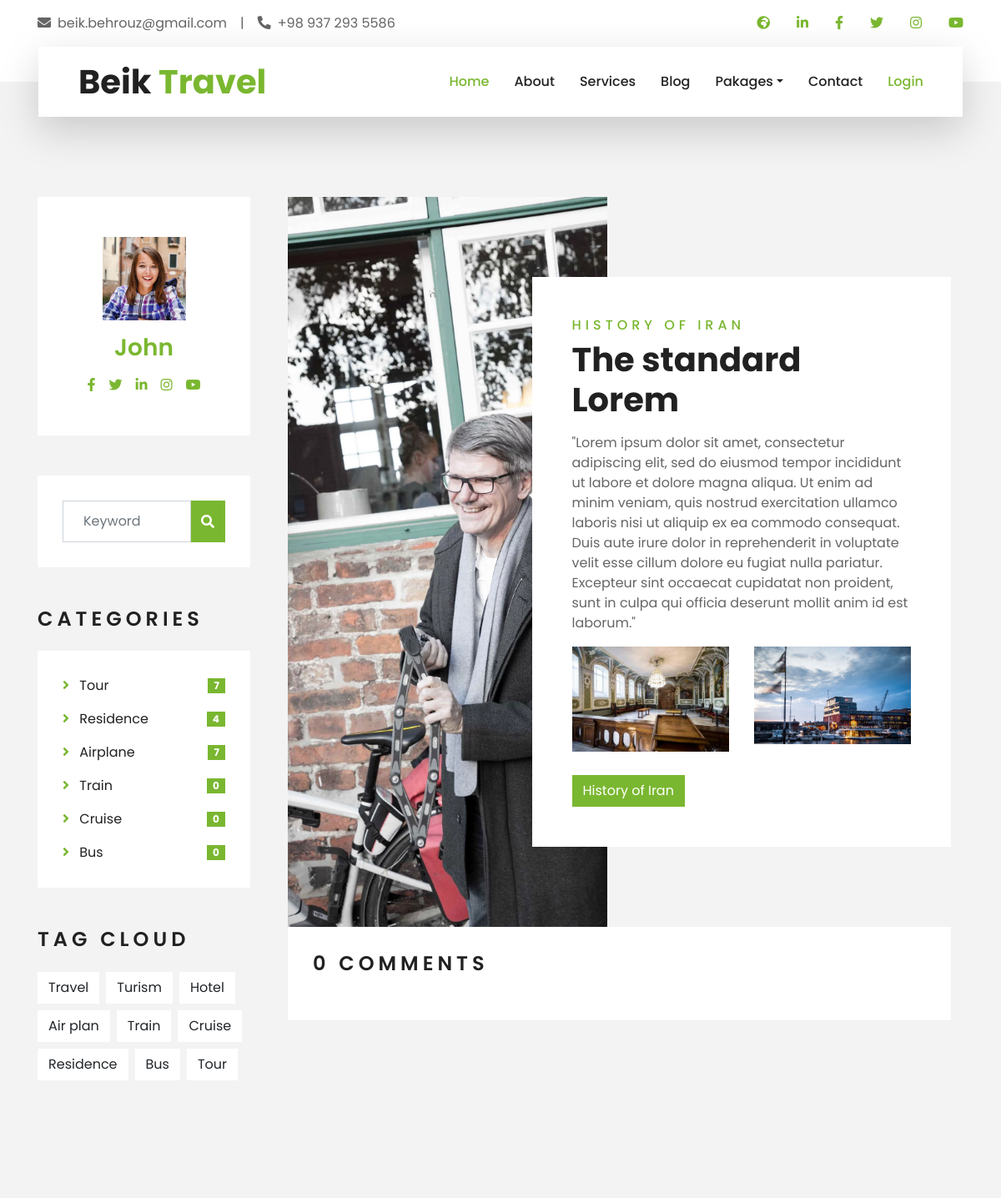
/Blog/blogdetail/8/ (upper part), run on an earlier commit of the app's database.
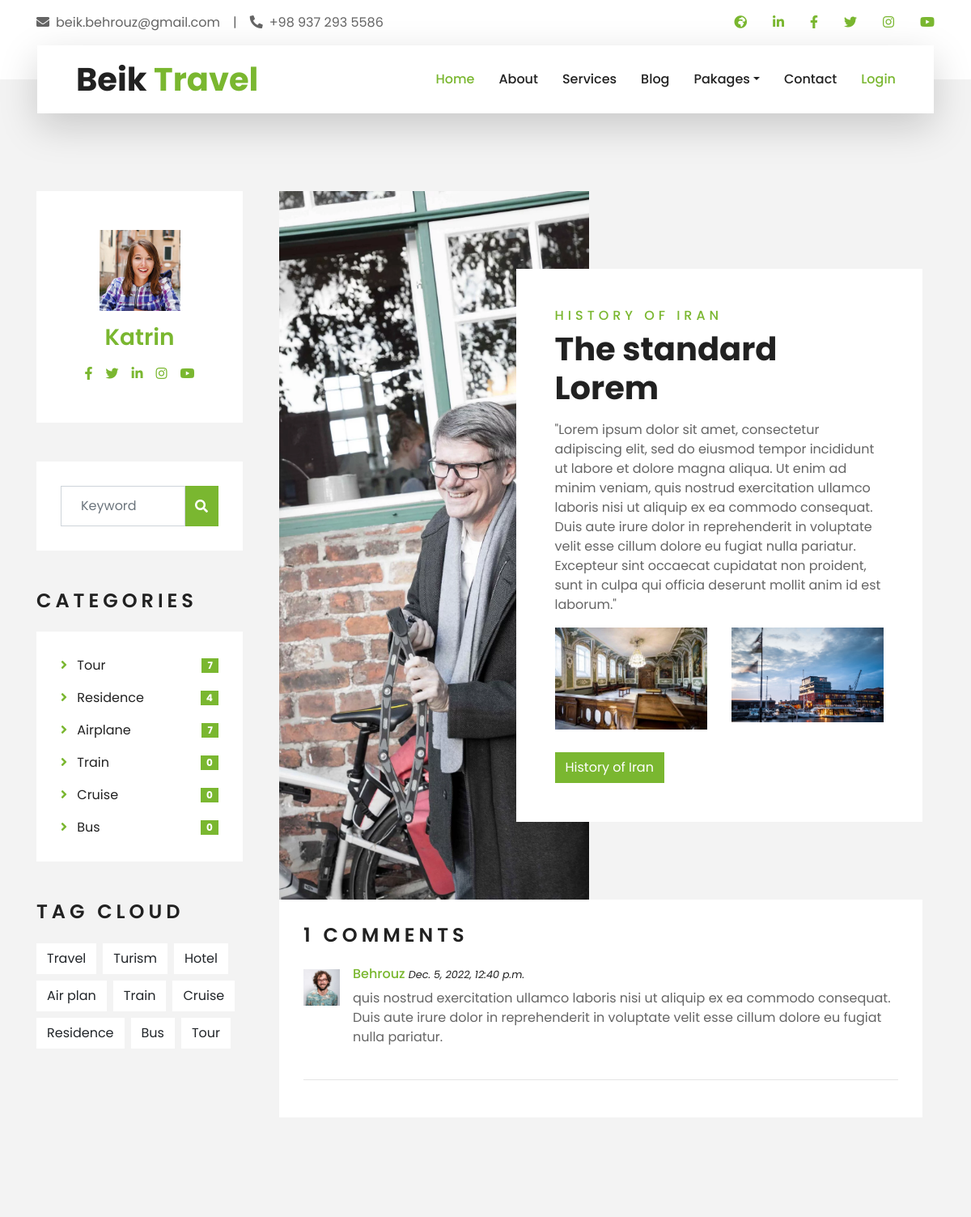
And on a later commit of the database.
### Account/models.py (models this page shows, shortened)
class CustomUser (AbstractBaseUser, PermissionsMixin):
    USERTYPE=(
        ('Ma','MASTER'),
        ('Tr','TRAVELER'),
        ('Us','USER'),
        ('Bl','BLOGER'),
        ('Gu', 'GUIDE'),
    )
    username = models.CharField ( max_length=100, blank=True,null=True )
    mobile  = models.CharField ( max_length=15, default='0' )
    email = models.EmailField(unique=True)
    usertype = models.CharField ( max_length=2, choices=USERTYPE, default='Us' )
    firstname  = models.CharField ( blank=True,null=True,max_length=50 )
    lastname  = models.CharField ( blank=True,null=True,max_length=50 )
    first_name  = models.CharField ( blank=True,null=True,max_length=50 )
    last_name  = models.CharField ( blank=True,null=True,max_length=50 )
    unicid  = models.CharField ( max_length=10, unique=True )
    birthday  = models.DateTimeField ( blank=True,null=True )
    gender  = models.BooleanField ( blank=True,null=True )
    status = models.BooleanField(default=False)
    image = models.ImageField ( blank=True,null=True,upload_to='Profile' )
    city = models.ForeignKey(to='Home.City', on_delete=models.CASCADE, blank=True,null=True)
    profesional = models.CharField ( max_length=50, blank=True, null=True )
    is_superuser = models.BooleanField(default=False)
    is_staff = models.BooleanField(default=False)
    is_active = models.BooleanField(default=False)
    date_joined = models.DateTimeField(blank=True, null=True)
    USERNAME_FIELD = 'email'
    EMAIL_FIELD = 'email'
    REQUIRED_FIELDS = []
    objects = UserManager()

### Blog/models.py (models this page shows)
class Comment(models.Model):
    PRODUCT_STARS = [
        ('1' , 'Very Bad'),
        ('2', 'Bad'),
        ('3', 'Normal'),
        ('4', 'Good'),
        ('5', 'Perfect'),
    ]
    article = models.ForeignKey(Article,on_delete=models.CASCADE,related_name='comments',)
    author = models.ForeignKey(CustomUser, on_delete=models.CASCADE, related_name='comments', )
    body = models.TextField()
    stars = models.CharField(max_length=10,choices=PRODUCT_STARS)
    datetime_create = models.DateTimeField(auto_now_add=True)
    datetime_update = models.DateTimeField(auto_now=True)
    active = models.BooleanField(default=True)

### Blog/views.py (the view)
# urls.py: path('blogdetail/<int:articleid>/', views.blogdetail, name='blogdetail'),
def blogdetail(request, articleid):
    class counter():
        tour = Tour.objects.all().count()
        airplane = Transport.objects.filter(beginning__type='Pl').count()
        train = Transport.objects.filter(beginning__type='Tr').count()
        bus = Transport.objects.filter(beginning__type='BU').count()
        cruise = Transport.objects.filter(beginning__type='Cr').count()
        residence = Residence.objects.all().count()
    class MyArticle:
        def __init__(self, selectarticle):
            self.id = selectarticle.id
            self.parts = ArticlePart.objects.filter(article_id=selectarticle.id).order_by('partOrder')
            self.images = ArticleImg.objects.filter(article_id=selectarticle.id).order_by('imgOrder')
            self.links = ArticleLink.objects.filter(article_id=selectarticle.id).order_by('linkOrder')
            self.title = selectarticle.title
            self.frame = selectarticle.frame.htmlFileName
            self.create = selectarticle.create
            self.month = (datetime.datetime.strptime(str(self.create.month), "%m")).strftime("%b")
            self.update = selectarticle.update
            self.author = selectarticle.author
            self.status = selectarticle.status
    myarticle = MyArticle(Article.objects.get(id=articleid))
    comments = Comment.objects.filter(article_id=articleid, active=True)
    context = {
        'counter':counter,
        'myarticle' : myarticle,
        'comments':comments,
    }
    return (render(request,'Blog/blogdetail.html',context))

### Blog/templates/Blog/blogdetail.html (shortened to what the changed rows need)
{% extends '_base.html' %}
{% load static %}
{% load djmoney %}
{% block static%}
    <link href="{% static 'lib/owlcarousel/assets/owl.carousel.min.css' %}" rel="stylesheet">
    <link href="{% static 'lib/tempusdominus/css/tempusdominus-bootstrap-4.min.css' %}" rel="stylesheet" />
    <link href="{% static 'css/style.css' %}" rel="stylesheet">
    <link href="{% static 'css/newstyle.css' %}" rel="stylesheet">
{%endblock%}
{% block body %}
    <div class="container-fluid py-5">
        <div class="container py-5">
            <div class="row">
                <div class="col-lg-3 mt-5 mt-lg-0">
                    <div class="d-flex flex-column text-center bg-white mb-5 py-5 px-4">
                        {% if myarticle.author.image %}
                        <img src="{{ myarticle.author.image.url }}" alt="{{ myarticle.author.firstname }}" class="img-fluid mx-auto mb-3" style="width: 100px;">
                        {% endif %}
                        <h3 class="text-primary mb-3">{{ myarticle.author.firstname }}</h3>
                        <div class="d-flex justify-content-center">
                            <a class="text-primary px-2" href="">
                            </a>
                            <a class="text-primary px-2" href="">
                            </a>
                            <a class="text-primary px-2" href="">
                            </a>
                            <a class="text-primary px-2" href="">
                            </a>
                            <a class="text-primary px-2" href="">
                            </a>
                        </div>
                    </div>
                </div>
                <div class="col-lg-9">
                        <div class="col-lg-12">
                            {% include myarticle.frame %}
                        </div>
                        <div class="col-lg-12">
                            <div class="bg-white" style="padding: 30px; margin-bottom: 30px;">
                                <h4 class="text-uppercase mb-4" style="letter-spacing: 5px;">{{ comments.count }} Comments</h4>
                                {% for c in comments %}
                                <div class="media mb-4">
                                    {% if c.author.image %}
                                    <img src="{{ c.author.image.url }}" alt="{{ c.author.firstname }}" class="img-fluid mr-3 mt-1" style="width: 45px;">
                                    {% endif %}
                                    <div class="media-body">
                                        <h6><a href="">{{ c.author.firstname }}</a> <small><i>{{ c.datetime_create }}</i></small></h6>
                                        <p>{{ c.body }}</p>
                                    </div>
                                </div>
                                <hr/>
                                {% endfor %}
                            </div>
                        </div>
                </div>
            </div>
        </div>
    </div>
    {% endblock %}

What changed in the data, as far as the page shows it:
changed CustomUser: author.firstname "John" → "Katrin"
added Comment: author.image (picture), author.firstname "Behrouz", datetime_create "Dec. 5, 2022, 12:40 p.m.", body "quis nostrud exercitation ullamco laboris nisi ut aliquip ex ea commodo consequat. Duis aute irure dolor in reprehenderit in voluptate velit esse cillum dolore eu fugiat nulla pariatur."
Also different on the page:
{{ comments.count }}: "0" → "1"
